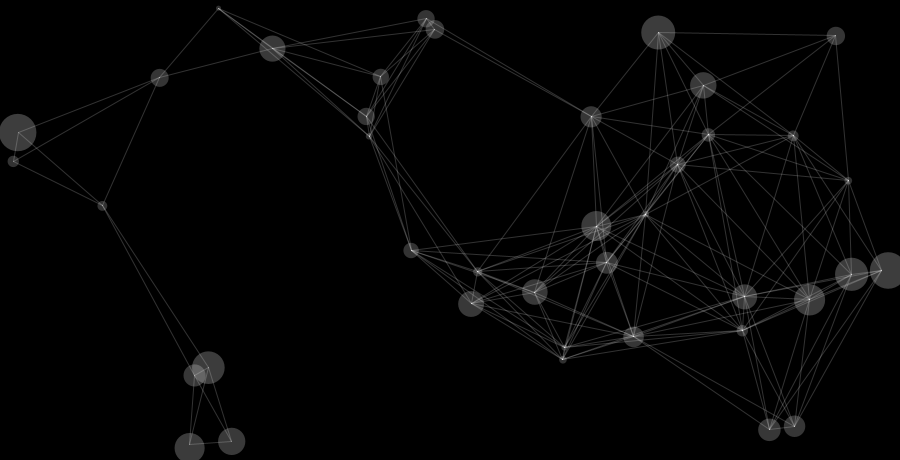
Frame 1 (no input)
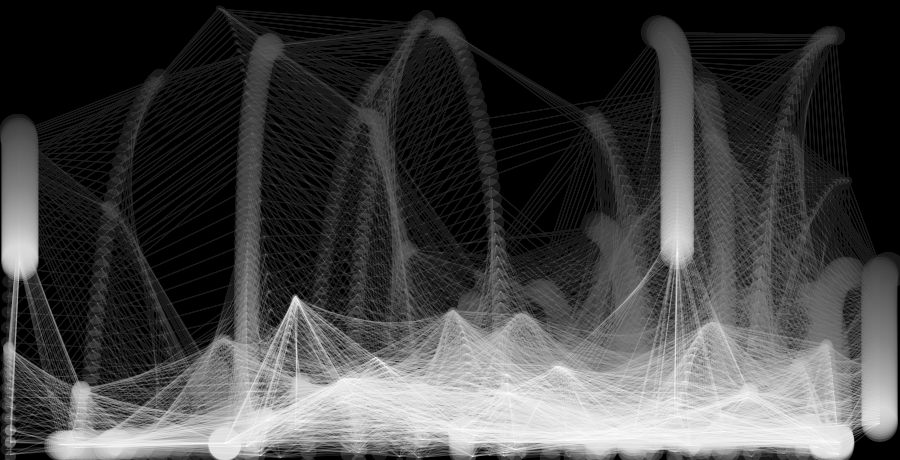
Frame 60 (the mouse pressed at the canvas centre just before this capture)
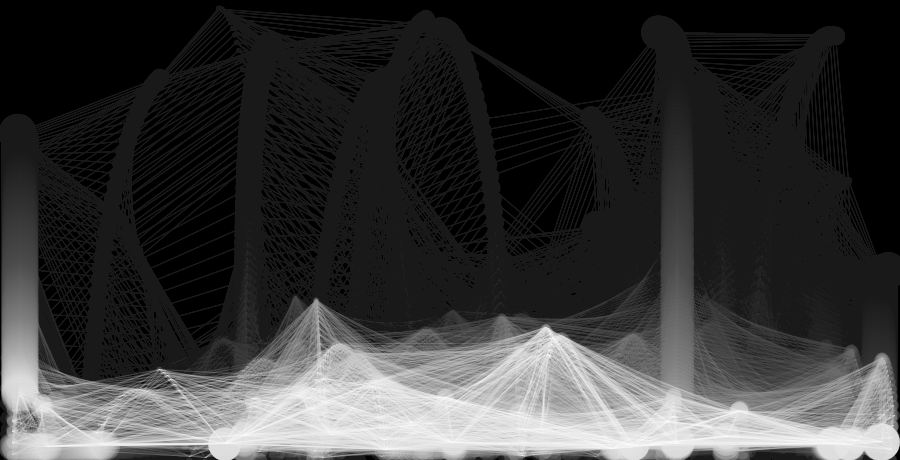
Frame 120 (the mouse held since frame 60 and released just before this capture)

The Processing sketch that drew these frames (run headless with seeded random() and noise(); from frame 60 on, the mouse is pressed at the canvas centre):

// Processing sketch: NodeGarden
// ── NodeGarden.pde
//
//nodeGarden by allonestring, remix by scratchisthebest
//Licensed under Creative Commons Attribution-Share Alike 3.0 and GNU GPL license.
//Work: http://openprocessing.org/visuals/?visualID=30779 <-- go there, it's really cool!
//License: 
//http://creativecommons.org/licenses/by-sa/3.0/
//http://creativecommons.org/licenses/GPL/2.0/

// Ball class
class Ball
{
  PVector position;
  PVector velocity;
  float radius;
  color colour;
   
  float mass = 1.0; //1.0;
  float gravity = 0.8;
  float bounce = 1.0; // default = -0.6
   
  
  // default constructor
/*  Ball()
  {
  }*/
 
  Ball(PVector position, PVector velocity, float radius, color colour)
  {
    this.position = position;
    this.velocity = velocity;
    this.radius = radius;
    this.colour = colour;
  }
   
  void move()
  {
    velocity.y += gravity;
    velocity.y += 0.1;
    position.y += velocity.y;
    position.x += velocity.x;
  }
   
  void display()
  {
    fill(colour);
    ellipse(position.x, position.y, radius * 2, radius * 2);
  }
}
void checkCollision(Ball ball0, Ball ball1)
{
}
 
PVector rotateC(float x, float y, float sine, float cosine, boolean anticlock)
{
  PVector result = new PVector(0, 0);
   
  if(anticlock)
  {
    result.x = x * cosine + y * sine;
    result.y = y * cosine - x * sine;
  }
  else
  {
    result.x = x * cosine - y * sine;
    result.y = y * cosine + x * sine;
  }
  return result;
}
void checkWalls(Ball ball)
{
  if(ball.position.x + ball.radius > width)
  {
    ball.position.x = width - ball.radius;
    ball.velocity.x *= ball.bounce;
  }
  else if(ball.position.x < ball.radius)
  {
    ball.position.x = ball.radius;
    ball.velocity.x *= ball.bounce;
  }
  else if(ball.position.y > height - ball.radius)
  {
    ball.position.y = height - ball.radius;
    ball.velocity.y *= ball.bounce;
  }
  else if(ball.position.y < ball.radius)
  {
    ball.position.y = ball.radius;
    ball.velocity.y *= ball.bounce;
  }
} 
// nodeGarden using vectors
int numBalls = 40;
Ball[]balls = new Ball[numBalls];
color[]colours = new color[numBalls];
int minRadius = 2;
int maxRadius = 20;
 
void setup()
{
  size(900, 460);
  background(0);
  smooth();
  noStroke();
  for(int i = 0; i < numBalls; i++)
  {
    float radius = random(minRadius, maxRadius);
    colours[i] = color(230, radius + 50);
    PVector startPosition = new PVector(random(width), random(height));
    PVector startVelocity = new PVector(random(-4, 4), random(-4, 4));
    balls[i] = new Ball(startPosition, startVelocity, radius, colours[i]);
    balls[i].bounce = -1;
    balls[i].mass = radius / 5;
  }
}
void draw()
{
  noStroke();
  fill(0, 5);
  rect(0,0,width,height);
  for(int i = 0; i < numBalls; i++)
  {
    balls[i].move();
    balls[i].display();
    checkWalls(balls[i]);
    balls[i].velocity.limit(maxRadius - balls[i].radius);
  }
  for(int i = 0; i < numBalls - 1; i++)
  {
    for(int j = i + 1; j < numBalls; j++)
    {
      checkCollision(balls[i], balls[j]);
      spring(balls[i], balls[j]);
    }
  }
}
float minDist = 200;
float springAmount = 0.00001;
 
void spring(Ball ballA, Ball ballB)
{
  float dx = ballA.position.x - ballB.position.x;
  float dy = ballA.position.y - ballB.position.y;
  float dist = sqrt(dx*dx + dy*dy);
   
  if(dist < minDist)
  {
    PVector a = new PVector(dx * springAmount, dy * springAmount);
    //float ax = dx * springAmount;
    //float ay = dy * springAmount;
    ballA.velocity.x += a.x / ballA.mass;
    ballA.velocity.y += a.y / ballA.mass;
    ballB.velocity.x -= a.x / ballB.mass;
    ballB.velocity.y -= a.y / ballB.mass;
     
    strokeWeight(1);
    stroke(255,50);
    line(ballA.position.x, ballA.position.y, ballB.position.x, ballB.position.y);
     
  }
}
void wrapWalls(Ball ball)
{
  if(ball.position.x > width)
  {
    ball.position.x = 0;
  }
  else if(ball.position.x < 0)
  {
    ball.position.x = width;
  }
  if(ball.position.y > height)
  {
    ball.position.y = 0;
  }
  else if(ball.position.y < 0)
  {
    ball.position.y = height;
  }
}    
                                                                
